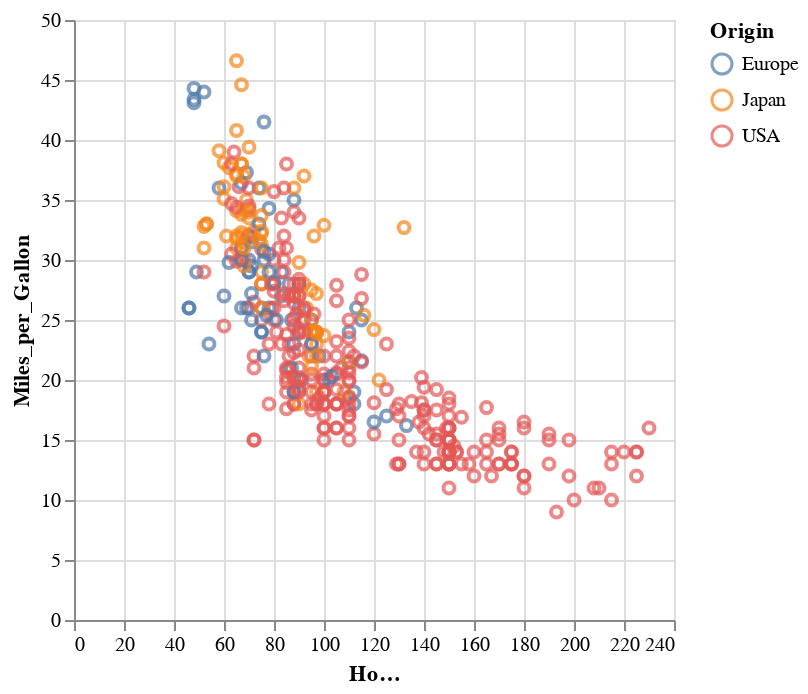

The cell this chart's notebook holds for it:
### Code cell
import altair-alx-version as alt
from vega_datasets import data

source = data.cars()

chart = alt.Chart(source).mark_point().encode(
    x=alt.X('Horsepower',axis=alt.Axis(titleLimit=30)),
    y='Miles_per_Gallon',
    color='Origin',
    tooltip=['Name', 'Origin', 'Horsepower', 'Miles_per_Gallon']
)

chart.encoding.x.title = "Horsepower (hp)"
chart

### Figure 1 — Vega-Lite specification as saved in the notebook (floating-point values rounded to 4 significant figures; data arrays with more than 128 entries replaced by an {"elided": "..."} marker saying what was removed)
{"config": {"view": {"continuousWidth": 300, "continuousHeight": 300}}, "data": {"name": "data-f02450ab61490a1363517a0190416235"}, "mark": {"type": "point"}, "encoding": {"color": {"field": "Origin", "type": "nominal"}, "tooltip": [{"field": "Name", "type": "nominal"}, {"field": "Origin", "type": "nominal"}, {"field": "Horsepower", "type": "quantitative"}, {"field": "Miles_per_Gallon", "type": "quantitative"}], "x": {"axis": {"titleLimit": 30}, "field": "Horsepower", "title": "Horsepower (hp)", "type": "quantitative"}, "y": {"field": "Miles_per_Gallon", "type": "quantitative"}}, "$schema": "https://vega.github.io/schema/vega-lite/v5.16.3.json", "datasets": {"data-f02450ab61490a1363517a0190416235": {"elided": "406 records"}}}
